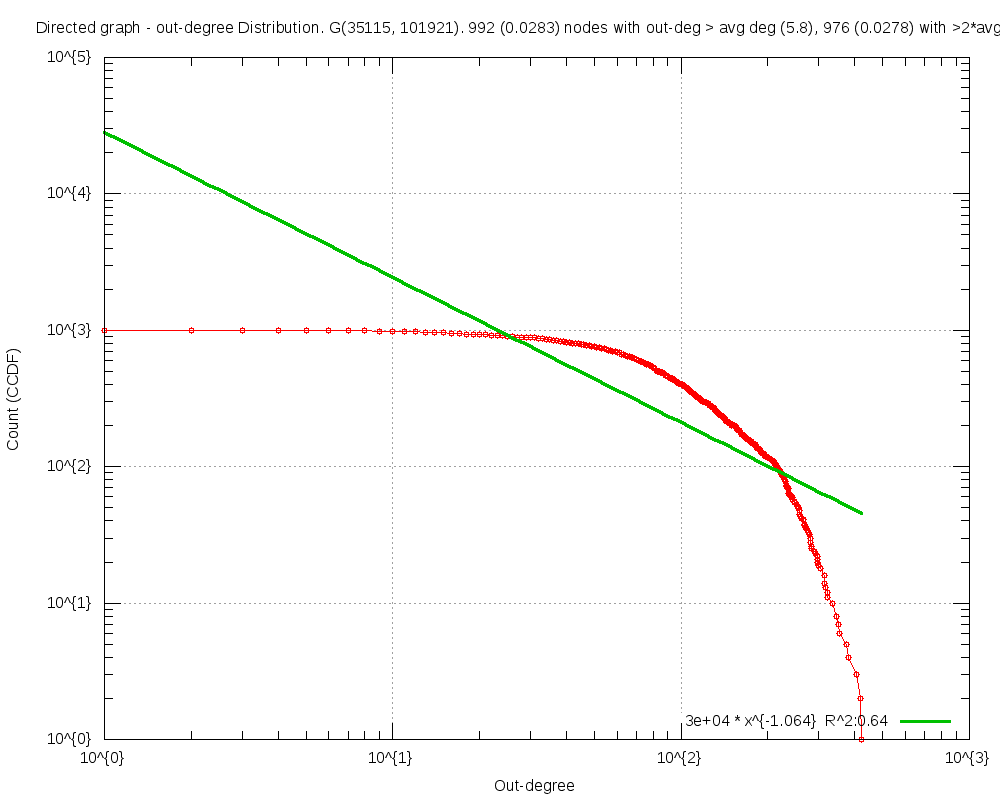

Write the gnuplot code that produced this figure.
#
# Directed graph - out-degree Distribution. G(35115, 101921). 992 (0.0283) nodes with out-deg > avg deg (5.8), 976 (0.0278) with >2*avg.deg (Mon Oct 12 20:30:42 2015)
#

set title "Directed graph - out-degree Distribution. G(35115, 101921). 992 (0.0283) nodes with out-deg > avg deg (5.8), 976 (0.0278) with >2*avg.deg"
set key bottom right
set logscale xy 10
set format x "10^{%L}"
set mxtics 10
set format y "10^{%L}"
set mytics 10
set grid
set xlabel "Out-degree"
set ylabel "Count (CCDF)"
set tics scale 2
set yrange[1.000000:]
set terminal png size 1000,800
set output 'outDegC.outDegreeDistribution.png'
plot 	"outDegC.outDegreeDistribution.tab" using 1:2 title "" with linespoints pt 6,\
	f1(x)=28323.423039*x**-1.063658, f1(x) title "3e+04 * x^{-1.064}  R^2:0.64" with lines linewidth 3
